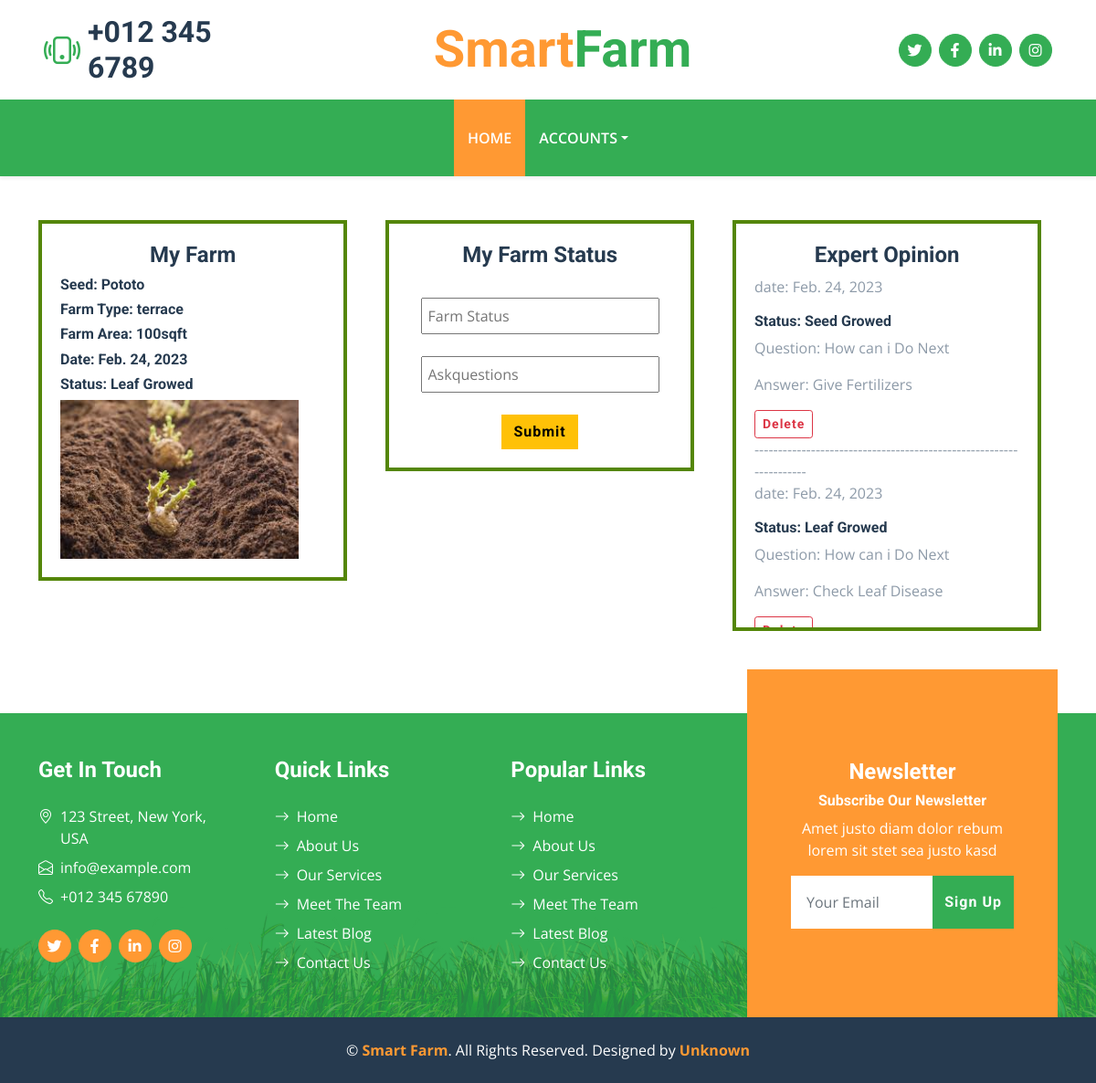
Page /farmer/FramStatusUpdate/2 on the committed database.
### farmer/models.py (models this page shows)
class SeedFarm(models.Model):
    seedname = models.CharField(max_length=55)
    farmfield = models.CharField(max_length=55)
    framarea = models.CharField(max_length=55)
    framstatus = models.CharField(max_length=1000)
    image = models.FileField(upload_to="framimage")
    user = models.ForeignKey(User,on_delete=models.CASCADE)
    date = models.DateField(auto_now_add=True)

class FarmStatus(models.Model):
    Farm = models.ForeignKey(SeedFarm,on_delete=models.CASCADE)
    Expert = models.ForeignKey(User,on_delete=models.CASCADE,blank=True,null=True)
    Status = models.CharField(max_length=255)
    questions = models.CharField(max_length=1000,blank=True,null=True)
    answers = models.CharField(max_length=1000,null=True,blank=True)
    date = models.DateField(auto_now_add=True)

### farmer/views.py (the view, shortened to what this page needs)
# urls.py: path("FramStatusUpdate/<str:pk>",views.FramStatusUpdate,name="FramStatusUpdate"),
def FramStatusUpdate(request,pk):
    Farm = SeedFarm.objects.filter(id = pk)
    farm = SeedFarm.objects.get(id = pk)
    farmstatus = FarmStatus.objects.filter(Farm = farm)
    context = {
        "Farm":Farm,
        "farmstatus":farmstatus
    }
    return render(request,'farmer/farmstatusupdate.html',context)

### templates/farmer/farmstatusupdate.html (shortened to what this page needs)
{% extends "farmerhome.html" %}
{% block content %}
<div class="container mt-5">
    <div class="row">
        <div class="col-md-4">
            <div class="itemcontainer">
                {% for i in Farm %}
                <h4 style="text-align:center">My Farm</h4>
                <h6>Seed: {{i.seedname}}</h6>
                <h6>Farm Type: {{i.farmfield}}</h6>
                <h6>Farm Area: {{i.framarea}}sqft</h6>
                <h6>Date: {{i.date}}</h6>
                <h6>Status: {{i.framstatus}}</h6>
                <img src="{{i.image.url}}" width="90%" height="30%" alt="">
            </div>
        </div>
        <div class="col-md-4">
            <div class="itemcontainer" style="text-align:center">
                <h4 style="text-align:center">My Farm Status</h4>
                <br>
            <form method="post">
                <input type="text" name="status" placeholder="Farm Status" required><br><br>
                <input type="text" name="questions" placeholder="Askquestions">
                <br><br>
                <button type="submit" class="btn btn-warning">Submit</button>
            </form>
            </div>
        </div>
        <div class="col-md-4">
            <div class="itemcontainer"
            style="
                height:450px;
                overflow:scroll;
            "
            >
                <h4 style="text-align:center">Expert Opinion</h4>
                {% for f in farmstatus %}
                <p>date: {{f.date}}</p>
                <h6>Status: {{f.Status}}</h6>
                <p>Question: {{f.questions}}</p>
                <p>Answer: {{f.answers}}</p>
                <a href="{%url 'DeleteOpinion' f.id i.id %}" class="btn btn-outline-danger btn-sm">Delete</a><br>
                -------------------------------------------------------------------
                {% endfor %}
                {% endfor %}
            </div>
        </div>
    </div>
</div>
{% endblock %}

### static/css/style.css (style rules this page uses)
:root { --primary: #34AD54; --secondary: #FF9933; --light: #F6FFF2; --dark: #263A4F; }
.btn { font-family: 'Roboto', sans-serif; letter-spacing: 1px; font-weight: 700; transition: .5s; }

### templates/farmer/farmstatusupdate.html (style rules this page uses)
.itemcontainer { width: 95%; padding: 20px; height: auto; border: 4px solid rgb(84, 134, 8); }
.itemcontainer input { width: 90%; padding: 6px; }

### rows in the picture
SeedFarm: seedname "Pototo", farmfield "terrace", framarea "100", date "Feb. 24, 2023", framstatus "Leaf Growed", image (picture)
FarmStatus: date "Feb. 24, 2023", Status "Seed Growed", questions "How can i Do Next", answers "Give Fertilizers"
FarmStatus: date "Feb. 24, 2023", Status "Leaf Growed", questions "How can i Do Next", answers "Check Leaf Disease"
